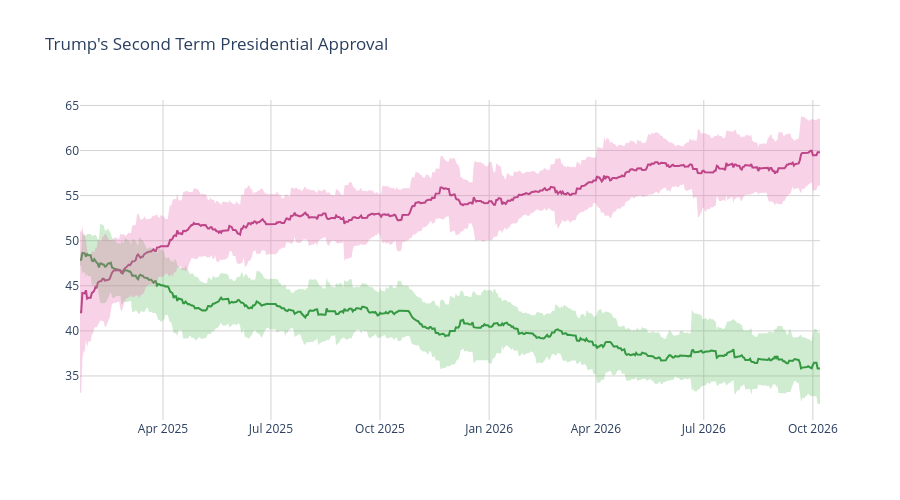

Notebook source saved alongside this figure:
### Code cell
disappr_ci_hex = "#e86eaf"
appr_ci_hex = "#60be65"
disappr_ci_rgba = "rgba(232, 110, 175, 0.3)"
appr_ci_rgba = "rgba(96, 190, 101, 0.3)"
grid_col = "#d4d2d2"


# Approve
fig = go.Figure(go.Scatter(
    x=pres['end_date'],
    y=pres['approve'],
    hovertemplate="%{y:.2f}%",
    name="<b>Approve</b>",
    line=dict(color="#228833"),
    showlegend=False
))

# Disapprove
fig.add_trace(go.Scatter(
    x=pres['end_date'],
    y=pres['disapprove'],
    hovertemplate="%{y:.2f}%",
    name="<b>Disapprove</b>",
    line=dict(color="#aa3377"),
    showlegend=False
    )
)

# Approve CI
fig.add_traces([

    # Upper bound
    go.Scatter(
        x=pres['end_date'],
        y=pres['approve_upper_ci'],
        marker=dict(color=appr_ci_hex),
        line=dict(width=0),
        mode='lines',
        showlegend=False,
        hoverinfo="skip"
    ),

    # Lower bound
    go.Scatter(
        x=pres['end_date'],
        y=pres['approve_lower_ci'],
        marker=dict(color=appr_ci_hex),
        line=dict(width=0),
        mode='lines',
        fillcolor=appr_ci_rgba,
        fill="tonexty",
        showlegend=False,
        hoverinfo="skip"
    )
])

# Disapprove CI
fig.add_traces([

    # Upper bound
    go.Scatter(
        x=pres['end_date'],
        y=pres['disapprove_upper_ci'],
        marker=dict(color=disappr_ci_hex),
        line=dict(width=0),
        mode='lines',
        showlegend=False,
        hoverinfo="skip"
    ),

    # Lower bound
    go.Scatter(
        x=pres['end_date'],
        y=pres['disapprove_lower_ci'],
        marker=dict(color=disappr_ci_hex),
        line=dict(width=0),
        mode='lines',
        fillcolor=disappr_ci_rgba,
        fill="tonexty",
        showlegend=False,
        hoverinfo="skip"
    )
])

fig.update_layout(
    title=dict(text="Trump's Second Term Presidential Approval"),
    hovermode="x"
)

fig.update_xaxes(gridcolor=grid_col)
fig.update_yaxes(gridcolor=grid_col)

fig.update_layout(hovermode="x", hoverlabel_align="right", plot_bgcolor="rgba(0, 0, 0, 0)", height=500)
fig.show()

### Figure 1 — Plotly figure (JSON) as saved in the notebook; plotly's stock layout.template omitted (floating-point values rounded to 4 significant figures; data arrays with more than 128 entries replaced by an {"elided": "..."} marker saying what was removed)
{"data": [{"hovertemplate": "%{y:.2f}%", "line": {"color": "#228833"}, "name": "<b>Approve</b>", "showlegend": false, "type": "scatter", "x": {"elided": "625 str values"}, "y": {"elided": "625 float values"}}, {"hovertemplate": "%{y:.2f}%", "line": {"color": "#aa3377"}, "name": "<b>Disapprove</b>", "showlegend": false, "type": "scatter", "x": {"elided": "625 str values"}, "y": {"elided": "625 float values"}}, {"hoverinfo": "skip", "line": {"width": 0}, "marker": {"color": "#60be65"}, "mode": "lines", "showlegend": false, "type": "scatter", "x": {"elided": "625 str values"}, "y": {"elided": "625 float values"}}, {"fill": "tonexty", "fillcolor": "rgba(96, 190, 101, 0.3)", "hoverinfo": "skip", "line": {"width": 0}, "marker": {"color": "#60be65"}, "mode": "lines", "showlegend": false, "type": "scatter", "x": {"elided": "625 str values"}, "y": {"elided": "625 float values"}}, {"hoverinfo": "skip", "line": {"width": 0}, "marker": {"color": "#e86eaf"}, "mode": "lines", "showlegend": false, "type": "scatter", "x": {"elided": "625 str values"}, "y": {"elided": "625 float values"}}, {"fill": "tonexty", "fillcolor": "rgba(232, 110, 175, 0.3)", "hoverinfo": "skip", "line": {"width": 0}, "marker": {"color": "#e86eaf"}, "mode": "lines", "showlegend": false, "type": "scatter", "x": {"elided": "625 str values"}, "y": {"elided": "625 float values"}}], "layout": {"height": 500, "hoverlabel": {"align": "right"}, "hovermode": "x", "plot_bgcolor": "rgba(0, 0, 0, 0)", "title": {"text": "Trump's Second Term Presidential Approval"}, "xaxis": {"gridcolor": "#d4d2d2"}, "yaxis": {"gridcolor": "#d4d2d2"}}}
